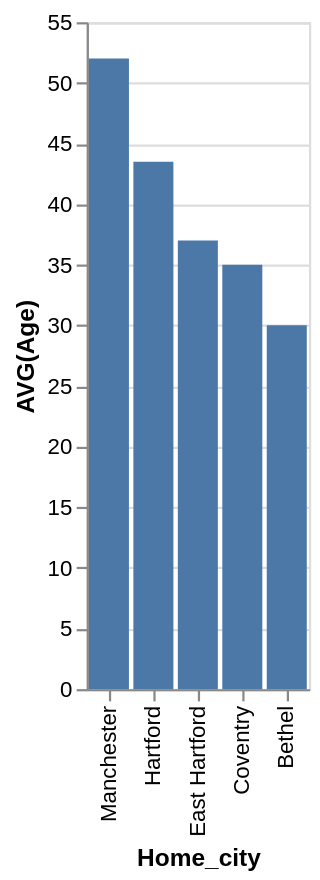

Vega-Lite specification for this chart:
### Vega-Lite specification from a JSON file in a GitHub repository (floating-point values rounded to 4 significant figures)
{"data": {"values": [{"x_data": "Manchester", "y_data": 52}, {"x_data": "Hartford", "y_data": 43.5}, {"x_data": "East Hartford", "y_data": 37}, {"x_data": "Coventry", "y_data": 35}, {"x_data": "Bethel", "y_data": 30}]}, "mark": "bar", "encoding": {"x": {"field": "x_data", "type": "nominal", "title": "Home_city", "sort": "descending"}, "y": {"field": "y_data", "type": "quantitative", "title": "AVG(Age)"}}}
